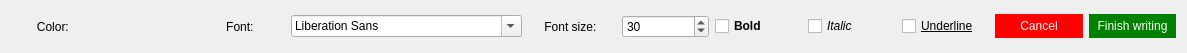
<?xml version="1.0" encoding="UTF-8"?>
<ui version="4.0">
 <class>TextDrawingToolMenu</class>
 <widget class="QWidget" name="TextDrawingToolMenu">
  <property name="geometry">
   <rect>
    <x>0</x>
    <y>0</y>
    <width>1187</width>
    <height>53</height>
   </rect>
  </property>
  <property name="windowTitle">
   <string>Form</string>
  </property>
  <layout class="QHBoxLayout" name="horizontalLayout">
   <item>
    <widget class="QLabel" name="label_3">
     <property name="text">
      <string>Color: </string>
     </property>
     <property name="alignment">
      <set>Qt::AlignCenter</set>
     </property>
    </widget>
   </item>
   <item>
    <widget class="ColorPickerLabel" name="colorLabel">
     <property name="styleSheet">
      <string notr="true">ColorPickerLabel{
	margin: 3.5px;
}</string>
     </property>
     <property name="text">
      <string/>
     </property>
    </widget>
   </item>
   <item>
    <widget class="QLabel" name="label_2">
     <property name="text">
      <string>Font: </string>
     </property>
     <property name="alignment">
      <set>Qt::AlignCenter</set>
     </property>
    </widget>
   </item>
   <item>
    <widget class="QFontComboBox" name="fontComboBox"/>
   </item>
   <item>
    <widget class="QLabel" name="label">
     <property name="text">
      <string>Font size: </string>
     </property>
     <property name="alignment">
      <set>Qt::AlignCenter</set>
     </property>
    </widget>
   </item>
   <item>
    <widget class="QSpinBox" name="sizeSpinBox">
     <property name="minimum">
      <number>1</number>
     </property>
     <property name="maximum">
      <number>500</number>
     </property>
     <property name="singleStep">
      <number>1</number>
     </property>
     <property name="value">
      <number>30</number>
     </property>
     <property name="displayIntegerBase">
      <number>10</number>
     </property>
    </widget>
   </item>
   <item>
    <widget class="QCheckBox" name="boldCheckBox">
     <property name="font">
      <font>
       <bold>true</bold>
      </font>
     </property>
     <property name="text">
      <string>Bold</string>
     </property>
    </widget>
   </item>
   <item>
    <widget class="QCheckBox" name="italicCheckBox">
     <property name="font">
      <font>
       <italic>true</italic>
      </font>
     </property>
     <property name="text">
      <string>Italic</string>
     </property>
    </widget>
   </item>
   <item>
    <widget class="QCheckBox" name="underlineCheckBox">
     <property name="font">
      <font>
       <underline>true</underline>
      </font>
     </property>
     <property name="text">
      <string>Underline</string>
     </property>
    </widget>
   </item>
   <item>
    <widget class="QPushButton" name="cancelButton">
     <property name="enabled">
      <bool>false</bool>
     </property>
     <property name="styleSheet">
      <string notr="true">background-color: red;
border:none;
color: white;
padding: 5px;</string>
     </property>
     <property name="text">
      <string>Cancel</string>
     </property>
    </widget>
   </item>
   <item>
    <widget class="QPushButton" name="finishButton">
     <property name="enabled">
      <bool>false</bool>
     </property>
     <property name="styleSheet">
      <string notr="true">background-color: green;
border:none;
color: white;
padding: 5px;</string>
     </property>
     <property name="text">
      <string>Finish writing</string>
     </property>
    </widget>
   </item>
  </layout>
 </widget>
 <customwidgets>
  <customwidget>
   <class>ColorPickerLabel</class>
   <extends>QLabel</extends>
   <header location="global">colorpickerlabel.h</header>
  </customwidget>
 </customwidgets>
 <resources/>
 <connections/>
</ui>
